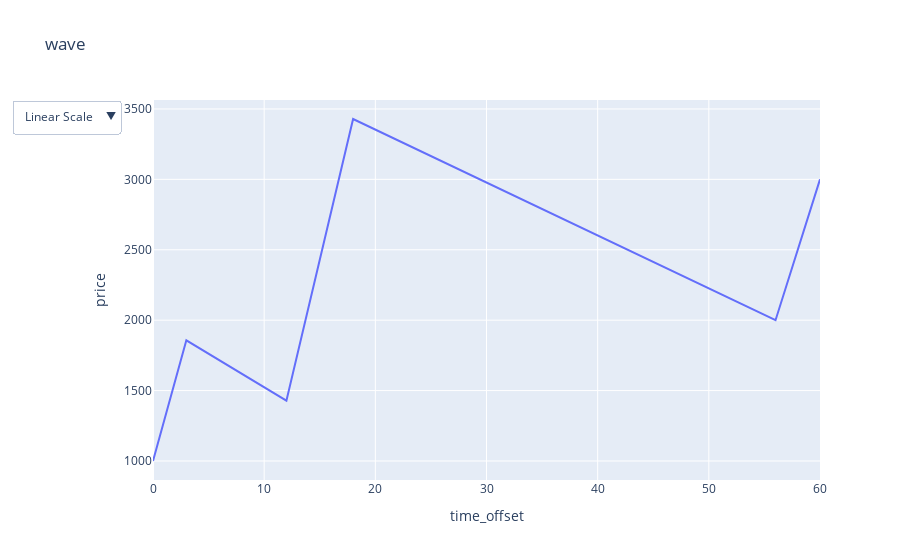
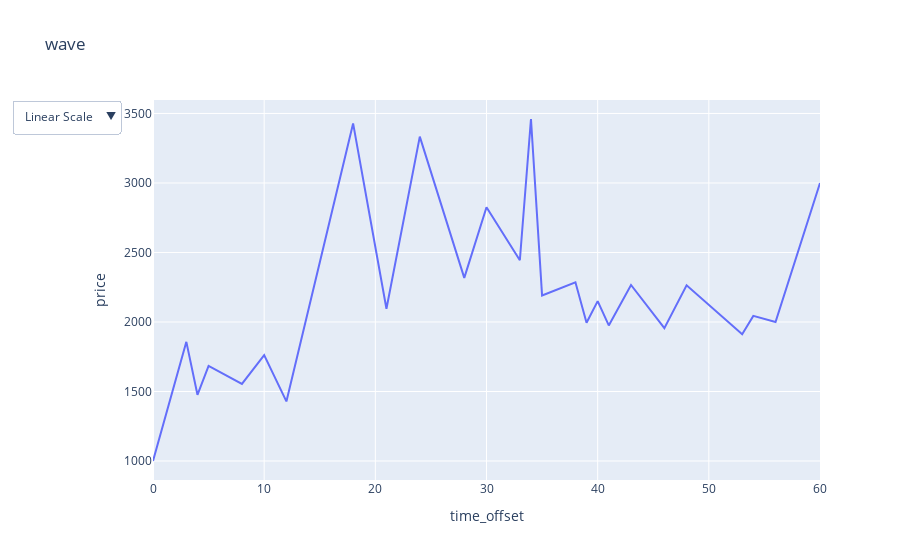
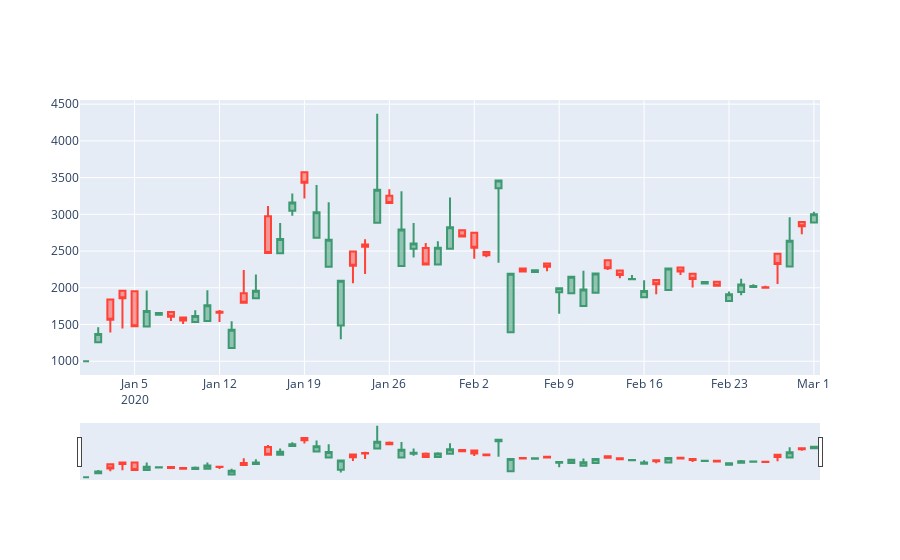

The code cell stored with these charts, in order, in its notebook:
### Code cell
import datetime
import random


def convert_point_list_to_candle(point_list, start_date = datetime.datetime(2020, 1, 1)):
    candle_dict_list = [ ]
    for index, point in enumerate(point_list):
        prev_price = point_list[index-1].price if index > 0 else point.price
        price_list = [random.randint(-1500, 1500)/1000 * (prev_price - point.price) + point.price for i in range(3)]
        candle_dict_list.append({
            "date": start_date + datetime.timedelta(days=point.time_offset),
            "open": price_list[0],
            "close": point.price,
            "high" : max(point.price, max(price_list)),
            "low": min(point.price, min(price_list))
        })
    return candle_dict_list

base_wave = wave_utils.find_wave_for_scale(wave_type=waves.ImpluseWave, 
                                           min_time=0, 
                                           max_time=60, 
                                           first_price=1000, 
                                           last_price=3000, 
                                           try_times=200, 
                                           show_chart=False)
base_wave.show_line_chart()

wave_utils.expand_sub_wave_to_points(base_wave)
base_wave.show_line_chart()

filled_points = fill_points_with_random_walk(base_wave.get_all_points())
candle_dict_list = convert_point_list_to_candle(filled_points)

import plotly.graph_objects as go
import pandas as pd
from datetime import datetime

df = pd.DataFrame(candle_dict_list)
fig = go.Figure(data=[go.Candlestick(x=df['date'],
                open=df['open'],
                high=df['high'],
                low=df['low'],
                close=df['close'])])

fig.show()

### Figure 1 — Plotly figure (JSON) as saved in the notebook; plotly's stock layout.template omitted (floating-point values rounded to 4 significant figures)
{"data": [{"hovertemplate": "time_offset=%{x}<br>price=%{y}<extra></extra>", "legendgroup": "", "line": {"color": "#636efa", "dash": "solid"}, "marker": {"symbol": "circle"}, "mode": "lines", "name": "", "orientation": "v", "showlegend": false, "type": "scatter", "x": [0, 3, 12, 18, 56, 60], "xaxis": "x", "y": [1000, 1857.0, 1429.0, 3429.0, 2000, 3000], "yaxis": "y"}], "layout": {"legend": {"tracegroupgap": 0}, "title": {"text": "wave"}, "updatemenus": [{"active": 1, "buttons": [{"args": [{"visible": [true, true]}, {"title": "Log scale", "yaxis": {"type": "log"}}], "label": "Log Scale", "method": "update"}, {"args": [{"visible": [true, false]}, {"title": "Linear scale", "yaxis": {"type": "linear"}}], "label": "Linear Scale", "method": "update"}]}], "xaxis": {"anchor": "y", "domain": [0, 1], "title": {"text": "time_offset"}}, "yaxis": {"anchor": "x", "domain": [0, 1], "title": {"text": "price"}}}}

### Figure 2 — Plotly figure (JSON) as saved in the notebook; plotly's stock layout.template omitted (floating-point values rounded to 4 significant figures)
{"data": [{"hovertemplate": "time_offset=%{x}<br>price=%{y}<extra></extra>", "legendgroup": "", "line": {"color": "#636efa", "dash": "solid"}, "marker": {"symbol": "circle"}, "mode": "lines", "name": "", "orientation": "v", "showlegend": false, "type": "scatter", "x": [0, 3, 4, 5, 8, 10, 12, 18, 21, 24, 28, 30, 33, 34, 35, 38, 39, 40, 41, 43, 46, 48, 53, 54, 56, 60], "xaxis": "x", "y": [1000, 1857.0, 1476.0, 1684.0, 1554.0, 1762.0, 1429.0, 3429.0, 2095.0, 3333.0, 2317.0, 2825.0, 2444.0, 3460.0, 2190.0, 2286.0, 1995.0, 2150.0, 1975.0, 2266.0, 1956.0, 2264.0, 1912.0, 2044.0, 2000, 3000], "yaxis": "y"}], "layout": {"legend": {"tracegroupgap": 0}, "title": {"text": "wave"}, "updatemenus": [{"active": 1, "buttons": [{"args": [{"visible": [true, true]}, {"title": "Log scale", "yaxis": {"type": "log"}}], "label": "Log Scale", "method": "update"}, {"args": [{"visible": [true, false]}, {"title": "Linear scale", "yaxis": {"type": "linear"}}], "label": "Linear Scale", "method": "update"}]}], "xaxis": {"anchor": "y", "domain": [0, 1], "title": {"text": "time_offset"}}, "yaxis": {"anchor": "x", "domain": [0, 1], "title": {"text": "price"}}}}

### Figure 3 — Plotly figure (JSON) as saved in the notebook; plotly's stock layout.template omitted (floating-point values rounded to 4 significant figures)
{"data": [{"close": [1000, 1371.0, 1566.0, 1857.0, 1476.0, 1684.0, 1658.0, 1606.0, 1554.0, 1616.0, 1762.0, 1662.0, 1429.0, 1795.0, 1959.0, 2473.0, 2664.0, 3161.0, 3429.0, 3029.0, 2655.0, 2095.0, 2302.0, 2560.0, 3333.0, 3156.0, 2792.0, 2602.0, 2317.0, 2546.0, 2825.0, 2698.0, 2546.0, 2444.0, 3460.0, 2190.0, 2222.0, 2238.0, 2286.0, 1995.0, 2150.0, 1975.0, 2194.0, 2266.0, 2173.0, 2119.0, 1956.0, 2048.0, 2264.0, 2222.0, 2121.0, 2079.0, 2029.0, 1912.0, 2044.0, 2024.0, 2000, 2325, 2640, 2838, 3000], "high": [1000, 1463.0, 1840.0, 1959.0, 1955.0, 1962.0, 1658.0, 1670.0, 1609.0, 1696.0, 1968.0, 1696.0, 1544.0, 2241.0, 2181.0, 3113.0, 2881.0, 3285.0, 3575.0, 3401.0, 3165.0, 2095.0, 2493.0, 2662.0, 4369.0, 3342.0, 3316.0, 2883.0, 2611.0, 2632.0, 3230.0, 2783.0, 2749.0, 2489.0, 3460.0, 2190.0, 2263.0, 2238.0, 2332.0, 1995.0, 2150.0, 2230.0, 2194.0, 2375.0, 2237.0, 2175.0, 2103.0, 2107.0, 2264.0, 2277.0, 2193.0, 2081.0, 2089.0, 1949.0, 2124.0, 2050.0, 2028.0, 2465.0, 2961.0, 2895.0, 3035.0], "low": [1000, 1257.0, 1391.0, 1445.0, 1476.0, 1472.0, 1628.0, 1549.0, 1506.0, 1534.0, 1549.0, 1534.0, 1179.0, 1795.0, 1856.0, 2473.0, 2470.0, 2982.0, 3215.0, 2682.0, 2285.0, 1299.0, 2060.0, 2187.0, 2886.0, 3156.0, 2296.0, 2411.0, 2317.0, 2316.0, 2530.0, 2698.0, 2394.0, 2417.0, 2342.0, 1394.0, 2222.0, 2215.0, 2226.0, 1648.0, 1926.0, 1751.0, 1932.0, 2243.0, 2128.0, 2115.0, 1872.0, 1911.0, 1969.0, 2174.0, 2003.0, 2059.0, 2026.0, 1814.0, 1897.0, 2012.0, 2000, 2050.0, 2292.0, 2728.0, 2890.0], "open": [1000, 1257.0, 1840.0, 1959.0, 1955.0, 1472.0, 1632.0, 1670.0, 1596.0, 1534.0, 1549.0, 1675.0, 1179.0, 1927.0, 1856.0, 2975.0, 2470.0, 3049.0, 3575.0, 2682.0, 2285.0, 1488.0, 2493.0, 2589.0, 2886.0, 3254.0, 2296.0, 2531.0, 2541.0, 2316.0, 2530.0, 2783.0, 2749.0, 2489.0, 3354.0, 1394.0, 2263.0, 2215.0, 2332.0, 1939.0, 1926.0, 1751.0, 1932.0, 2375.0, 2237.0, 2115.0, 1872.0, 2107.0, 1969.0, 2277.0, 2193.0, 2059.0, 2082.0, 1821.0, 1941.0, 2012.0, 2007.0, 2465.0, 2292.0, 2895.0, 2890.0], "type": "candlestick", "x": ["2020-01-01T00:00:00", "2020-01-02T00:00:00", "2020-01-03T00:00:00", "2020-01-04T00:00:00", "2020-01-05T00:00:00", "2020-01-06T00:00:00", "2020-01-07T00:00:00", "2020-01-08T00:00:00", "2020-01-09T00:00:00", "2020-01-10T00:00:00", "2020-01-11T00:00:00", "2020-01-12T00:00:00", "2020-01-13T00:00:00", "2020-01-14T00:00:00", "2020-01-15T00:00:00", "2020-01-16T00:00:00", "2020-01-17T00:00:00", "2020-01-18T00:00:00", "2020-01-19T00:00:00", "2020-01-20T00:00:00", "2020-01-21T00:00:00", "2020-01-22T00:00:00", "2020-01-23T00:00:00", "2020-01-24T00:00:00", "2020-01-25T00:00:00", "2020-01-26T00:00:00", "2020-01-27T00:00:00", "2020-01-28T00:00:00", "2020-01-29T00:00:00", "2020-01-30T00:00:00", "2020-01-31T00:00:00", "2020-02-01T00:00:00", "2020-02-02T00:00:00", "2020-02-03T00:00:00", "2020-02-04T00:00:00", "2020-02-05T00:00:00", "2020-02-06T00:00:00", "2020-02-07T00:00:00", "2020-02-08T00:00:00", "2020-02-09T00:00:00", "2020-02-10T00:00:00", "2020-02-11T00:00:00", "2020-02-12T00:00:00", "2020-02-13T00:00:00", "2020-02-14T00:00:00", "2020-02-15T00:00:00", "2020-02-16T00:00:00", "2020-02-17T00:00:00", "2020-02-18T00:00:00", "2020-02-19T00:00:00", "2020-02-20T00:00:00", "2020-02-21T00:00:00", "2020-02-22T00:00:00", "2020-02-23T00:00:00", "2020-02-24T00:00:00", "2020-02-25T00:00:00", "2020-02-26T00:00:00", "2020-02-27T00:00:00", "2020-02-28T00:00:00", "2020-02-29T00:00:00", "2020-03-01T00:00:00"]}], "layout": {}}
